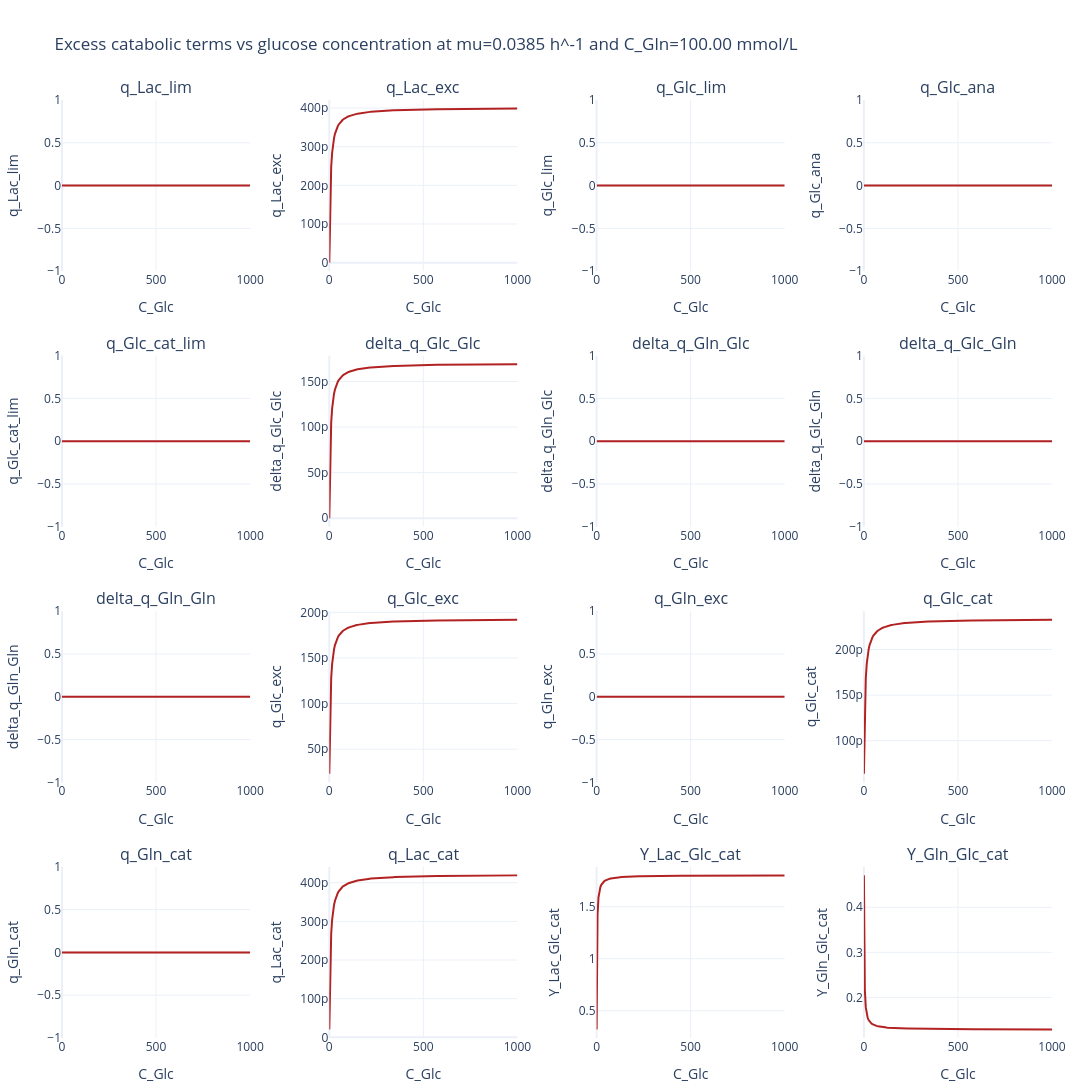
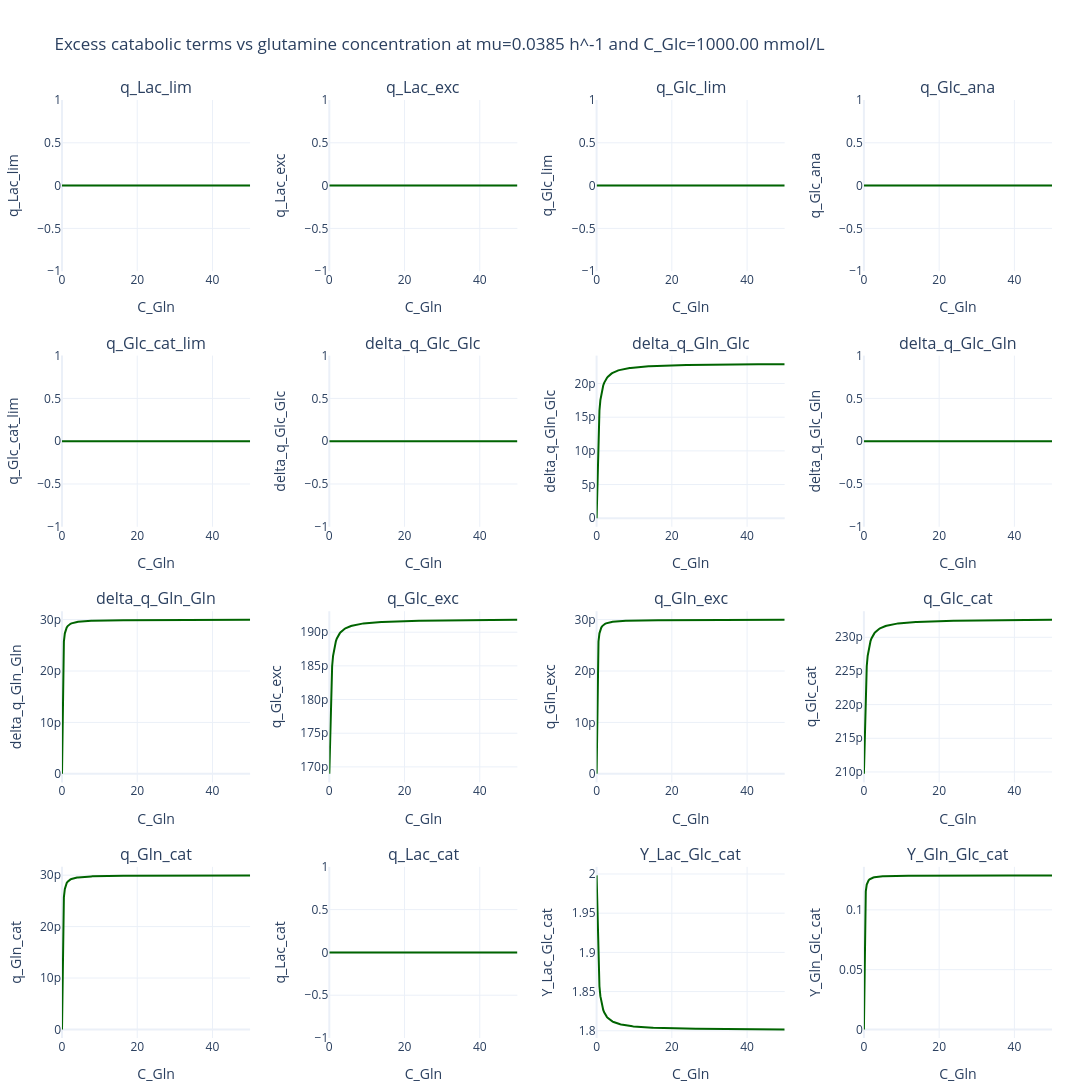
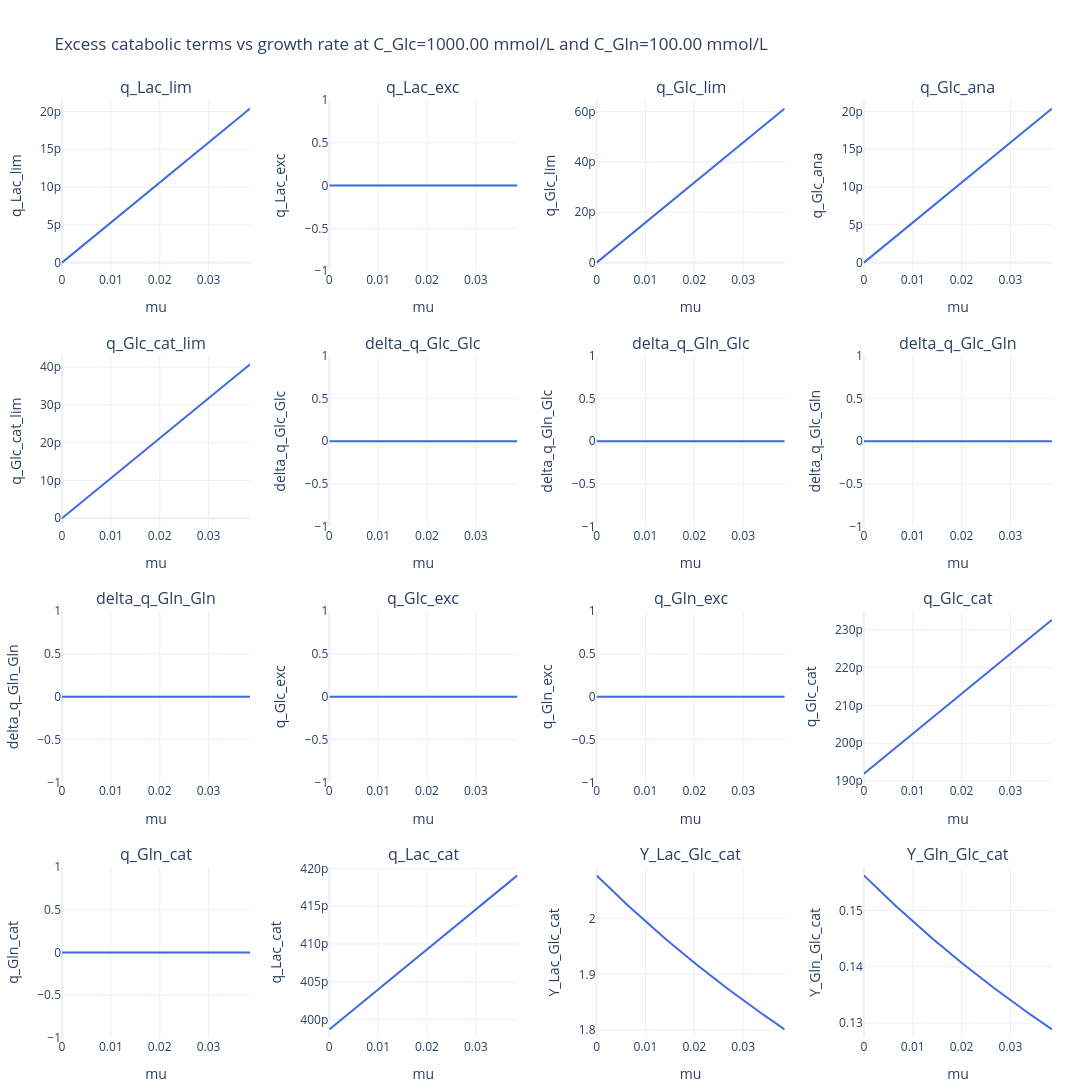

The notebook cell these images were saved under, in order:
### Markdown cell above
## Sweep

### Code cell
logged_terms = [
    "q_Lac_lim",
    "q_Lac_exc",
    "q_Glc_lim",
    "q_Glc_ana",
    "q_Glc_cat_lim",
    "delta_q_Glc_Glc",
    "delta_q_Gln_Glc",
    "delta_q_Glc_Gln",
    "delta_q_Gln_Gln",
    "q_Glc_exc",
    "q_Gln_exc",
    "q_Glc_cat",
    "q_Gln_cat",
    "q_Lac_cat",
    "Y_Lac_Glc_cat",
    "Y_Gln_Glc_cat",
]

def sweep_cat_yield_terms(
    model,
    sweep_var,
    sweep_values,
    *,
    mu=None,
    C_Glc=None,
    C_Gln=None,
):
    fixed_inputs = {"mu": mu, "C_Glc": C_Glc, "C_Gln": C_Gln}
    if sweep_var not in fixed_inputs:
        raise ValueError(f"Unknown sweep variable: {sweep_var}")

    rows = []
    for value in sweep_values:
        inputs = fixed_inputs.copy()
        inputs[sweep_var] = float(value)
        terms = model.get_cat_yield_terms(**inputs)
        rows.append({**inputs, **terms})

    return pd.DataFrame(rows)

def plot_cat_yield_sweep(df, x_col, title, color):
    positions = [
        (1, 1), (1, 2), (1, 3), (1, 4),
        (2, 1), (2, 2), (2, 3), (2, 4),
        (3, 1), (3, 2), (3, 3), (3, 4),
        (4, 1), (4, 2), (4, 3), (4, 4),
    ]

    fig = make_subplots(
        rows=4,
        cols=4,
        subplot_titles=logged_terms,
        horizontal_spacing=0.08,
        vertical_spacing=0.09,
    )

    for term, (row, col) in zip(logged_terms, positions):
        fig.add_trace(
            go.Scatter(
                x=df[x_col],
                y=df[term],
                mode="lines",
                line=dict(color=color, width=2),
                showlegend=False,
                name=term,
            ),
            row=row,
            col=col,
        )
        fig.update_yaxes(title_text=term, row=row, col=col)

    fig.update_xaxes(title_text=x_col)
    fig.update_layout(
        title_text=title,
        height=1400,
        width=1400,
        template="plotly_white",
        margin=dict(t=100, l=40, r=40, b=40),
    )
    return fig

mu_fixed = mu_max
C_Glc_fixed = 1000
C_Gln_fixed = 100

glc_sweep = sweep_cat_yield_terms(
    kin_exc,
    "C_Glc",
    np.linspace(0.0, 1000.0, 200),
    mu=mu_fixed,
    C_Gln=C_Gln_fixed,
)

gln_sweep = sweep_cat_yield_terms(
    kin_exc,
    "C_Gln",
    np.linspace(0.0, 50.0, 200),
    mu=mu_fixed,
    C_Glc=C_Glc_fixed,
)

mu_sweep = sweep_cat_yield_terms(
    kin_exc,
    "mu",
    np.linspace(0.0, mu_max, 200),
    C_Glc=C_Glc_fixed,
    C_Gln=C_Gln_fixed,
)

preview_cols = ["mu", "C_Glc", "C_Gln"] + logged_terms
display(glc_sweep[preview_cols].head())

fig_glc = plot_cat_yield_sweep(
    glc_sweep,
    "C_Glc",
    f"Excess catabolic terms vs glucose concentration at mu={mu_fixed:.4f} h^-1 and C_Gln={C_Gln_fixed:.2f} mmol/L",
    color="firebrick",
)
fig_gln = plot_cat_yield_sweep(
    gln_sweep,
    "C_Gln",
    f"Excess catabolic terms vs glutamine concentration at mu={mu_fixed:.4f} h^-1 and C_Glc={C_Glc_fixed:.2f} mmol/L",
    color="darkgreen",
)
fig_mu = plot_cat_yield_sweep(
    mu_sweep,
    "mu",
    f"Excess catabolic terms vs growth rate at C_Glc={C_Glc_fixed:.2f} mmol/L and C_Gln={C_Gln_fixed:.2f} mmol/L",
    color="royalblue",
)

fig_glc.show()
fig_gln.show()
fig_mu.show()

### Figure 1 — Plotly figure (JSON) as saved in the notebook; plotly's stock layout.template omitted (floating-point values rounded to 4 significant figures; data arrays with more than 128 entries replaced by an {"elided": "..."} marker saying what was removed)
{"data": [{"line": {"color": "firebrick", "width": 2}, "mode": "lines", "name": "q_Lac_lim", "showlegend": false, "type": "scatter", "x": {"elided": "200 float values"}, "xaxis": "x", "y": {"elided": "200 float values"}, "yaxis": "y"}, {"line": {"color": "firebrick", "width": 2}, "mode": "lines", "name": "q_Lac_exc", "showlegend": false, "type": "scatter", "x": {"elided": "200 float values"}, "xaxis": "x2", "y": {"elided": "200 float values"}, "yaxis": "y2"}, {"line": {"color": "firebrick", "width": 2}, "mode": "lines", "name": "q_Glc_lim", "showlegend": false, "type": "scatter", "x": {"elided": "200 float values"}, "xaxis": "x3", "y": {"elided": "200 float values"}, "yaxis": "y3"}, {"line": {"color": "firebrick", "width": 2}, "mode": "lines", "name": "q_Glc_ana", "showlegend": false, "type": "scatter", "x": {"elided": "200 float values"}, "xaxis": "x4", "y": {"elided": "200 float values"}, "yaxis": "y4"}, {"line": {"color": "firebrick", "width": 2}, "mode": "lines", "name": "q_Glc_cat_lim", "showlegend": false, "type": "scatter", "x": {"elided": "200 float values"}, "xaxis": "x5", "y": {"elided": "200 float values"}, "yaxis": "y5"}, {"line": {"color": "firebrick", "width": 2}, "mode": "lines", "name": "delta_q_Glc_Glc", "showlegend": false, "type": "scatter", "x": {"elided": "200 float values"}, "xaxis": "x6", "y": {"elided": "200 float values"}, "yaxis": "y6"}, {"line": {"color": "firebrick", "width": 2}, "mode": "lines", "name": "delta_q_Gln_Glc", "showlegend": false, "type": "scatter", "x": {"elided": "200 float values"}, "xaxis": "x7", "y": {"elided": "200 float values"}, "yaxis": "y7"}, {"line": {"color": "firebrick", "width": 2}, "mode": "lines", "name": "delta_q_Glc_Gln", "showlegend": false, "type": "scatter", "x": {"elided": "200 float values"}, "xaxis": "x8", "y": {"elided": "200 float values"}, "yaxis": "y8"}, {"line": {"color": "firebrick", "width": 2}, "mode": "lines", "name": "delta_q_Gln_Gln", "showlegend": false, "type": "scatter", "x": {"elided": "200 float values"}, "xaxis": "x9", "y": {"elided": "200 float values"}, "yaxis": "y9"}, {"line": {"color": "firebrick", "width": 2}, "mode": "lines", "name": "q_Glc_exc", "showlegend": false, "type": "scatter", "x": {"elided": "200 float values"}, "xaxis": "x10", "y": {"elided": "200 float values"}, "yaxis": "y10"}, {"line": {"color": "firebrick", "width": 2}, "mode": "lines", "name": "q_Gln_exc", "showlegend": false, "type": "scatter", "x": {"elided": "200 float values"}, "xaxis": "x11", "y": {"elided": "200 float values"}, "yaxis": "y11"}, {"line": {"color": "firebrick", "width": 2}, "mode": "lines", "name": "q_Glc_cat", "showlegend": false, "type": "scatter", "x": {"elided": "200 float values"}, "xaxis": "x12", "y": {"elided": "200 float values"}, "yaxis": "y12"}, {"line": {"color": "firebrick", "width": 2}, "mode": "lines", "name": "q_Gln_cat", "showlegend": false, "type": "scatter", "x": {"elided": "200 float values"}, "xaxis": "x13", "y": {"elided": "200 float values"}, "yaxis": "y13"}, {"line": {"color": "firebrick", "width": 2}, "mode": "lines", "name": "q_Lac_cat", "showlegend": false, "type": "scatter", "x": {"elided": "200 float values"}, "xaxis": "x14", "y": {"elided": "200 float values"}, "yaxis": "y14"}, {"line": {"color": "firebrick", "width": 2}, "mode": "lines", "name": "Y_Lac_Glc_cat", "showlegend": false, "type": "scatter", "x": {"elided": "200 float values"}, "xaxis": "x15", "y": {"elided": "200 float values"}, "yaxis": "y15"}, {"line": {"color": "firebrick", "width": 2}, "mode": "lines", "name": "Y_Gln_Glc_cat", "showlegend": false, "type": "scatter", "x": {"elided": "200 float values"}, "xaxis": "x16", "y": {"elided": "200 float values"}, "yaxis": "y16"}], "layout": {"annotations": [{"font": {"size": 16}, "showarrow": false, "text": "q_Lac_lim", "x": 0.095, "xanchor": "center", "xref": "paper", "y": 1, "yanchor": "bottom", "yref": "paper"}, {"font": {"size": 16}, "showarrow": false, "text": "q_Lac_exc", "x": 0.365, "xanchor": "center", "xref": "paper", "y": 1, "yanchor": "bottom", "yref": "paper"}, {"font": {"size": 16}, "showarrow": false, "text": "q_Glc_lim", "x": 0.635, "xanchor": "center", "xref": "paper", "y": 1, "yanchor": "bottom", "yref": "paper"}, {"font": {"size": 16}, "showarrow": false, "text": "q_Glc_ana", "x": 0.905, "xanchor": "center", "xref": "paper", "y": 1, "yanchor": "bottom", "yref": "paper"}, {"font": {"size": 16}, "showarrow": false, "text": "q_Glc_cat_lim", "x": 0.095, "xanchor": "center", "xref": "paper", "y": 0.7275, "yanchor": "bottom", "yref": "paper"}, {"font": {"size": 16}, "showarrow": false, "text": "delta_q_Glc_Glc", "x": 0.365, "xanchor": "center", "xref": "paper", "y": 0.7275, "yanchor": "bottom", "yref": "paper"}, {"font": {"size": 16}, "showarrow": false, "text": "delta_q_Gln_Glc", "x": 0.635, "xanchor": "center", "xref": "paper", "y": 0.7275, "yanchor": "bottom", "yref": "paper"}, {"font": {"size": 16}, "showarrow": false, "text": "delta_q_Glc_Gln", "x": 0.905, "xanchor": "center", "xref": "paper", "y": 0.7275, "yanchor": "bottom", "yref": "paper"}, {"font": {"size": 16}, "showarrow": false, "text": "delta_q_Gln_Gln", "x": 0.095, "xanchor": "center", "xref": "paper", "y": 0.455, "yanchor": "bottom", "yref": "paper"}, {"font": {"size": 16}, "showarrow": false, "text": "q_Glc_exc", "x": 0.365, "xanchor": "center", "xref": "paper", "y": 0.455, "yanchor": "bottom", "yref": "paper"}, {"font": {"size": 16}, "showarrow": false, "text": "q_Gln_exc", "x": 0.635, "xanchor": "center", "xref": "paper", "y": 0.455, "yanchor": "bottom", "yref": "paper"}, {"font": {"size": 16}, "showarrow": false, "text": "q_Glc_cat", "x": 0.905, "xanchor": "center", "xref": "paper", "y": 0.455, "yanchor": "bottom", "yref": "paper"}, {"font": {"size": 16}, "showarrow": false, "text": "q_Gln_cat", "x": 0.095, "xanchor": "center", "xref": "paper", "y": 0.1825, "yanchor": "bottom", "yref": "paper"}, {"font": {"size": 16}, "showarrow": false, "text": "q_Lac_cat", "x": 0.365, "xanchor": "center", "xref": "paper", "y": 0.1825, "yanchor": "bottom", "yref": "paper"}, {"font": {"size": 16}, "showarrow": false, "text": "Y_Lac_Glc_cat", "x": 0.635, "xanchor": "center", "xref": "paper", "y": 0.1825, "yanchor": "bottom", "yref": "paper"}, {"font": {"size": 16}, "showarrow": false, "text": "Y_Gln_Glc_cat", "x": 0.905, "xanchor": "center", "xref": "paper", "y": 0.1825, "yanchor": "bottom", "yref": "paper"}], "height": 1400, "margin": {"b": 40, "l": 40, "r": 40, "t": 100}, "title": {"text": "Excess catabolic terms vs glucose concentration at mu=0.0385 h^-1 and C_Gln=100.00 mmol/L"}, "width": 1400, "xaxis": {"anchor": "y", "domain": [0, 0.19], "title": {"text": "C_Glc"}}, "xaxis10": {"anchor": "y10", "domain": [0.27, 0.46], "title": {"text": "C_Glc"}}, "xaxis11": {"anchor": "y11", "domain": [0.54, 0.73], "title": {"text": "C_Glc"}}, "xaxis12": {"anchor": "y12", "domain": [0.81, 1], "title": {"text": "C_Glc"}}, "xaxis13": {"anchor": "y13", "domain": [0, 0.19], "title": {"text": "C_Glc"}}, "xaxis14": {"anchor": "y14", "domain": [0.27, 0.46], "title": {"text": "C_Glc"}}, "xaxis15": {"anchor": "y15", "domain": [0.54, 0.73], "title": {"text": "C_Glc"}}, "xaxis16": {"anchor": "y16", "domain": [0.81, 1], "title": {"text": "C_Glc"}}, "xaxis2": {"anchor": "y2", "domain": [0.27, 0.46], "title": {"text": "C_Glc"}}, "xaxis3": {"anchor": "y3", "domain": [0.54, 0.73], "title": {"text": "C_Glc"}}, "xaxis4": {"anchor": "y4", "domain": [0.81, 1], "title": {"text": "C_Glc"}}, "xaxis5": {"anchor": "y5", "domain": [0, 0.19], "title": {"text": "C_Glc"}}, "xaxis6": {"anchor": "y6", "domain": [0.27, 0.46], "title": {"text": "C_Glc"}}, "xaxis7": {"anchor": "y7", "domain": [0.54, 0.73], "title": {"text": "C_Glc"}}, "xaxis8": {"anchor": "y8", "domain": [0.81, 1], "title": {"text": "C_Glc"}}, "xaxis9": {"anchor": "y9", "domain": [0, 0.19], "title": {"text": "C_Glc"}}, "yaxis": {"anchor": "x", "domain": [0.8175, 1], "title": {"text": "q_Lac_lim"}}, "yaxis10": {"anchor": "x10", "domain": [0.2725, 0.455], "title": {"text": "q_Glc_exc"}}, "yaxis11": {"anchor": "x11", "domain": [0.2725, 0.455], "title": {"text": "q_Gln_exc"}}, "yaxis12": {"anchor": "x12", "domain": [0.2725, 0.455], "title": {"text": "q_Glc_cat"}}, "yaxis13": {"anchor": "x13", "domain": [0, 0.1825], "title": {"text": "q_Gln_cat"}}, "yaxis14": {"anchor": "x14", "domain": [0, 0.1825], "title": {"text": "q_Lac_cat"}}, "yaxis15": {"anchor": "x15", "domain": [0, 0.1825], "title": {"text": "Y_Lac_Glc_cat"}}, "yaxis16": {"anchor": "x16", "domain": [0, 0.1825], "title": {"text": "Y_Gln_Glc_cat"}}, "yaxis2": {"anchor": "x2", "domain": [0.8175, 1], "title": {"text": "q_Lac_exc"}}, "yaxis3": {"anchor": "x3", "domain": [0.8175, 1], "title": {"text": "q_Glc_lim"}}, "yaxis4": {"anchor": "x4", "domain": [0.8175, 1], "title": {"text": "q_Glc_ana"}}, "yaxis5": {"anchor": "x5", "domain": [0.545, 0.7275], "title": {"text": "q_Glc_cat_lim"}}, "yaxis6": {"anchor": "x6", "domain": [0.545, 0.7275], "title": {"text": "delta_q_Glc_Glc"}}, "yaxis7": {"anchor": "x7", "domain": [0.545, 0.7275], "title": {"text": "delta_q_Gln_Glc"}}, "yaxis8": {"anchor": "x8", "domain": [0.545, 0.7275], "title": {"text": "delta_q_Glc_Gln"}}, "yaxis9": {"anchor": "x9", "domain": [0.2725, 0.455], "title": {"text": "delta_q_Gln_Gln"}}}}

### Figure 2 — Plotly figure (JSON) as saved in the notebook; plotly's stock layout.template omitted (floating-point values rounded to 4 significant figures; data arrays with more than 128 entries replaced by an {"elided": "..."} marker saying what was removed)
{"data": [{"line": {"color": "darkgreen", "width": 2}, "mode": "lines", "name": "q_Lac_lim", "showlegend": false, "type": "scatter", "x": {"elided": "200 float values"}, "xaxis": "x", "y": {"elided": "200 float values"}, "yaxis": "y"}, {"line": {"color": "darkgreen", "width": 2}, "mode": "lines", "name": "q_Lac_exc", "showlegend": false, "type": "scatter", "x": {"elided": "200 float values"}, "xaxis": "x2", "y": {"elided": "200 float values"}, "yaxis": "y2"}, {"line": {"color": "darkgreen", "width": 2}, "mode": "lines", "name": "q_Glc_lim", "showlegend": false, "type": "scatter", "x": {"elided": "200 float values"}, "xaxis": "x3", "y": {"elided": "200 float values"}, "yaxis": "y3"}, {"line": {"color": "darkgreen", "width": 2}, "mode": "lines", "name": "q_Glc_ana", "showlegend": false, "type": "scatter", "x": {"elided": "200 float values"}, "xaxis": "x4", "y": {"elided": "200 float values"}, "yaxis": "y4"}, {"line": {"color": "darkgreen", "width": 2}, "mode": "lines", "name": "q_Glc_cat_lim", "showlegend": false, "type": "scatter", "x": {"elided": "200 float values"}, "xaxis": "x5", "y": {"elided": "200 float values"}, "yaxis": "y5"}, {"line": {"color": "darkgreen", "width": 2}, "mode": "lines", "name": "delta_q_Glc_Glc", "showlegend": false, "type": "scatter", "x": {"elided": "200 float values"}, "xaxis": "x6", "y": {"elided": "200 float values"}, "yaxis": "y6"}, {"line": {"color": "darkgreen", "width": 2}, "mode": "lines", "name": "delta_q_Gln_Glc", "showlegend": false, "type": "scatter", "x": {"elided": "200 float values"}, "xaxis": "x7", "y": {"elided": "200 float values"}, "yaxis": "y7"}, {"line": {"color": "darkgreen", "width": 2}, "mode": "lines", "name": "delta_q_Glc_Gln", "showlegend": false, "type": "scatter", "x": {"elided": "200 float values"}, "xaxis": "x8", "y": {"elided": "200 float values"}, "yaxis": "y8"}, {"line": {"color": "darkgreen", "width": 2}, "mode": "lines", "name": "delta_q_Gln_Gln", "showlegend": false, "type": "scatter", "x": {"elided": "200 float values"}, "xaxis": "x9", "y": {"elided": "200 float values"}, "yaxis": "y9"}, {"line": {"color": "darkgreen", "width": 2}, "mode": "lines", "name": "q_Glc_exc", "showlegend": false, "type": "scatter", "x": {"elided": "200 float values"}, "xaxis": "x10", "y": {"elided": "200 float values"}, "yaxis": "y10"}, {"line": {"color": "darkgreen", "width": 2}, "mode": "lines", "name": "q_Gln_exc", "showlegend": false, "type": "scatter", "x": {"elided": "200 float values"}, "xaxis": "x11", "y": {"elided": "200 float values"}, "yaxis": "y11"}, {"line": {"color": "darkgreen", "width": 2}, "mode": "lines", "name": "q_Glc_cat", "showlegend": false, "type": "scatter", "x": {"elided": "200 float values"}, "xaxis": "x12", "y": {"elided": "200 float values"}, "yaxis": "y12"}, {"line": {"color": "darkgreen", "width": 2}, "mode": "lines", "name": "q_Gln_cat", "showlegend": false, "type": "scatter", "x": {"elided": "200 float values"}, "xaxis": "x13", "y": {"elided": "200 float values"}, "yaxis": "y13"}, {"line": {"color": "darkgreen", "width": 2}, "mode": "lines", "name": "q_Lac_cat", "showlegend": false, "type": "scatter", "x": {"elided": "200 float values"}, "xaxis": "x14", "y": {"elided": "200 float values"}, "yaxis": "y14"}, {"line": {"color": "darkgreen", "width": 2}, "mode": "lines", "name": "Y_Lac_Glc_cat", "showlegend": false, "type": "scatter", "x": {"elided": "200 float values"}, "xaxis": "x15", "y": {"elided": "200 float values"}, "yaxis": "y15"}, {"line": {"color": "darkgreen", "width": 2}, "mode": "lines", "name": "Y_Gln_Glc_cat", "showlegend": false, "type": "scatter", "x": {"elided": "200 float values"}, "xaxis": "x16", "y": {"elided": "200 float values"}, "yaxis": "y16"}], "layout": {"annotations": [{"font": {"size": 16}, "showarrow": false, "text": "q_Lac_lim", "x": 0.095, "xanchor": "center", "xref": "paper", "y": 1, "yanchor": "bottom", "yref": "paper"}, {"font": {"size": 16}, "showarrow": false, "text": "q_Lac_exc", "x": 0.365, "xanchor": "center", "xref": "paper", "y": 1, "yanchor": "bottom", "yref": "paper"}, {"font": {"size": 16}, "showarrow": false, "text": "q_Glc_lim", "x": 0.635, "xanchor": "center", "xref": "paper", "y": 1, "yanchor": "bottom", "yref": "paper"}, {"font": {"size": 16}, "showarrow": false, "text": "q_Glc_ana", "x": 0.905, "xanchor": "center", "xref": "paper", "y": 1, "yanchor": "bottom", "yref": "paper"}, {"font": {"size": 16}, "showarrow": false, "text": "q_Glc_cat_lim", "x": 0.095, "xanchor": "center", "xref": "paper", "y": 0.7275, "yanchor": "bottom", "yref": "paper"}, {"font": {"size": 16}, "showarrow": false, "text": "delta_q_Glc_Glc", "x": 0.365, "xanchor": "center", "xref": "paper", "y": 0.7275, "yanchor": "bottom", "yref": "paper"}, {"font": {"size": 16}, "showarrow": false, "text": "delta_q_Gln_Glc", "x": 0.635, "xanchor": "center", "xref": "paper", "y": 0.7275, "yanchor": "bottom", "yref": "paper"}, {"font": {"size": 16}, "showarrow": false, "text": "delta_q_Glc_Gln", "x": 0.905, "xanchor": "center", "xref": "paper", "y": 0.7275, "yanchor": "bottom", "yref": "paper"}, {"font": {"size": 16}, "showarrow": false, "text": "delta_q_Gln_Gln", "x": 0.095, "xanchor": "center", "xref": "paper", "y": 0.455, "yanchor": "bottom", "yref": "paper"}, {"font": {"size": 16}, "showarrow": false, "text": "q_Glc_exc", "x": 0.365, "xanchor": "center", "xref": "paper", "y": 0.455, "yanchor": "bottom", "yref": "paper"}, {"font": {"size": 16}, "showarrow": false, "text": "q_Gln_exc", "x": 0.635, "xanchor": "center", "xref": "paper", "y": 0.455, "yanchor": "bottom", "yref": "paper"}, {"font": {"size": 16}, "showarrow": false, "text": "q_Glc_cat", "x": 0.905, "xanchor": "center", "xref": "paper", "y": 0.455, "yanchor": "bottom", "yref": "paper"}, {"font": {"size": 16}, "showarrow": false, "text": "q_Gln_cat", "x": 0.095, "xanchor": "center", "xref": "paper", "y": 0.1825, "yanchor": "bottom", "yref": "paper"}, {"font": {"size": 16}, "showarrow": false, "text": "q_Lac_cat", "x": 0.365, "xanchor": "center", "xref": "paper", "y": 0.1825, "yanchor": "bottom", "yref": "paper"}, {"font": {"size": 16}, "showarrow": false, "text": "Y_Lac_Glc_cat", "x": 0.635, "xanchor": "center", "xref": "paper", "y": 0.1825, "yanchor": "bottom", "yref": "paper"}, {"font": {"size": 16}, "showarrow": false, "text": "Y_Gln_Glc_cat", "x": 0.905, "xanchor": "center", "xref": "paper", "y": 0.1825, "yanchor": "bottom", "yref": "paper"}], "height": 1400, "margin": {"b": 40, "l": 40, "r": 40, "t": 100}, "title": {"text": "Excess catabolic terms vs glutamine concentration at mu=0.0385 h^-1 and C_Glc=1000.00 mmol/L"}, "width": 1400, "xaxis": {"anchor": "y", "domain": [0, 0.19], "title": {"text": "C_Gln"}}, "xaxis10": {"anchor": "y10", "domain": [0.27, 0.46], "title": {"text": "C_Gln"}}, "xaxis11": {"anchor": "y11", "domain": [0.54, 0.73], "title": {"text": "C_Gln"}}, "xaxis12": {"anchor": "y12", "domain": [0.81, 1], "title": {"text": "C_Gln"}}, "xaxis13": {"anchor": "y13", "domain": [0, 0.19], "title": {"text": "C_Gln"}}, "xaxis14": {"anchor": "y14", "domain": [0.27, 0.46], "title": {"text": "C_Gln"}}, "xaxis15": {"anchor": "y15", "domain": [0.54, 0.73], "title": {"text": "C_Gln"}}, "xaxis16": {"anchor": "y16", "domain": [0.81, 1], "title": {"text": "C_Gln"}}, "xaxis2": {"anchor": "y2", "domain": [0.27, 0.46], "title": {"text": "C_Gln"}}, "xaxis3": {"anchor": "y3", "domain": [0.54, 0.73], "title": {"text": "C_Gln"}}, "xaxis4": {"anchor": "y4", "domain": [0.81, 1], "title": {"text": "C_Gln"}}, "xaxis5": {"anchor": "y5", "domain": [0, 0.19], "title": {"text": "C_Gln"}}, "xaxis6": {"anchor": "y6", "domain": [0.27, 0.46], "title": {"text": "C_Gln"}}, "xaxis7": {"anchor": "y7", "domain": [0.54, 0.73], "title": {"text": "C_Gln"}}, "xaxis8": {"anchor": "y8", "domain": [0.81, 1], "title": {"text": "C_Gln"}}, "xaxis9": {"anchor": "y9", "domain": [0, 0.19], "title": {"text": "C_Gln"}}, "yaxis": {"anchor": "x", "domain": [0.8175, 1], "title": {"text": "q_Lac_lim"}}, "yaxis10": {"anchor": "x10", "domain": [0.2725, 0.455], "title": {"text": "q_Glc_exc"}}, "yaxis11": {"anchor": "x11", "domain": [0.2725, 0.455], "title": {"text": "q_Gln_exc"}}, "yaxis12": {"anchor": "x12", "domain": [0.2725, 0.455], "title": {"text": "q_Glc_cat"}}, "yaxis13": {"anchor": "x13", "domain": [0, 0.1825], "title": {"text": "q_Gln_cat"}}, "yaxis14": {"anchor": "x14", "domain": [0, 0.1825], "title": {"text": "q_Lac_cat"}}, "yaxis15": {"anchor": "x15", "domain": [0, 0.1825], "title": {"text": "Y_Lac_Glc_cat"}}, "yaxis16": {"anchor": "x16", "domain": [0, 0.1825], "title": {"text": "Y_Gln_Glc_cat"}}, "yaxis2": {"anchor": "x2", "domain": [0.8175, 1], "title": {"text": "q_Lac_exc"}}, "yaxis3": {"anchor": "x3", "domain": [0.8175, 1], "title": {"text": "q_Glc_lim"}}, "yaxis4": {"anchor": "x4", "domain": [0.8175, 1], "title": {"text": "q_Glc_ana"}}, "yaxis5": {"anchor": "x5", "domain": [0.545, 0.7275], "title": {"text": "q_Glc_cat_lim"}}, "yaxis6": {"anchor": "x6", "domain": [0.545, 0.7275], "title": {"text": "delta_q_Glc_Glc"}}, "yaxis7": {"anchor": "x7", "domain": [0.545, 0.7275], "title": {"text": "delta_q_Gln_Glc"}}, "yaxis8": {"anchor": "x8", "domain": [0.545, 0.7275], "title": {"text": "delta_q_Glc_Gln"}}, "yaxis9": {"anchor": "x9", "domain": [0.2725, 0.455], "title": {"text": "delta_q_Gln_Gln"}}}}

### Figure 3 — Plotly figure (JSON) as saved in the notebook; plotly's stock layout.template omitted (floating-point values rounded to 4 significant figures; data arrays with more than 128 entries replaced by an {"elided": "..."} marker saying what was removed)
{"data": [{"line": {"color": "royalblue", "width": 2}, "mode": "lines", "name": "q_Lac_lim", "showlegend": false, "type": "scatter", "x": {"elided": "200 float values"}, "xaxis": "x", "y": {"elided": "200 float values"}, "yaxis": "y"}, {"line": {"color": "royalblue", "width": 2}, "mode": "lines", "name": "q_Lac_exc", "showlegend": false, "type": "scatter", "x": {"elided": "200 float values"}, "xaxis": "x2", "y": {"elided": "200 float values"}, "yaxis": "y2"}, {"line": {"color": "royalblue", "width": 2}, "mode": "lines", "name": "q_Glc_lim", "showlegend": false, "type": "scatter", "x": {"elided": "200 float values"}, "xaxis": "x3", "y": {"elided": "200 float values"}, "yaxis": "y3"}, {"line": {"color": "royalblue", "width": 2}, "mode": "lines", "name": "q_Glc_ana", "showlegend": false, "type": "scatter", "x": {"elided": "200 float values"}, "xaxis": "x4", "y": {"elided": "200 float values"}, "yaxis": "y4"}, {"line": {"color": "royalblue", "width": 2}, "mode": "lines", "name": "q_Glc_cat_lim", "showlegend": false, "type": "scatter", "x": {"elided": "200 float values"}, "xaxis": "x5", "y": {"elided": "200 float values"}, "yaxis": "y5"}, {"line": {"color": "royalblue", "width": 2}, "mode": "lines", "name": "delta_q_Glc_Glc", "showlegend": false, "type": "scatter", "x": {"elided": "200 float values"}, "xaxis": "x6", "y": {"elided": "200 float values"}, "yaxis": "y6"}, {"line": {"color": "royalblue", "width": 2}, "mode": "lines", "name": "delta_q_Gln_Glc", "showlegend": false, "type": "scatter", "x": {"elided": "200 float values"}, "xaxis": "x7", "y": {"elided": "200 float values"}, "yaxis": "y7"}, {"line": {"color": "royalblue", "width": 2}, "mode": "lines", "name": "delta_q_Glc_Gln", "showlegend": false, "type": "scatter", "x": {"elided": "200 float values"}, "xaxis": "x8", "y": {"elided": "200 float values"}, "yaxis": "y8"}, {"line": {"color": "royalblue", "width": 2}, "mode": "lines", "name": "delta_q_Gln_Gln", "showlegend": false, "type": "scatter", "x": {"elided": "200 float values"}, "xaxis": "x9", "y": {"elided": "200 float values"}, "yaxis": "y9"}, {"line": {"color": "royalblue", "width": 2}, "mode": "lines", "name": "q_Glc_exc", "showlegend": false, "type": "scatter", "x": {"elided": "200 float values"}, "xaxis": "x10", "y": {"elided": "200 float values"}, "yaxis": "y10"}, {"line": {"color": "royalblue", "width": 2}, "mode": "lines", "name": "q_Gln_exc", "showlegend": false, "type": "scatter", "x": {"elided": "200 float values"}, "xaxis": "x11", "y": {"elided": "200 float values"}, "yaxis": "y11"}, {"line": {"color": "royalblue", "width": 2}, "mode": "lines", "name": "q_Glc_cat", "showlegend": false, "type": "scatter", "x": {"elided": "200 float values"}, "xaxis": "x12", "y": {"elided": "200 float values"}, "yaxis": "y12"}, {"line": {"color": "royalblue", "width": 2}, "mode": "lines", "name": "q_Gln_cat", "showlegend": false, "type": "scatter", "x": {"elided": "200 float values"}, "xaxis": "x13", "y": {"elided": "200 float values"}, "yaxis": "y13"}, {"line": {"color": "royalblue", "width": 2}, "mode": "lines", "name": "q_Lac_cat", "showlegend": false, "type": "scatter", "x": {"elided": "200 float values"}, "xaxis": "x14", "y": {"elided": "200 float values"}, "yaxis": "y14"}, {"line": {"color": "royalblue", "width": 2}, "mode": "lines", "name": "Y_Lac_Glc_cat", "showlegend": false, "type": "scatter", "x": {"elided": "200 float values"}, "xaxis": "x15", "y": {"elided": "200 float values"}, "yaxis": "y15"}, {"line": {"color": "royalblue", "width": 2}, "mode": "lines", "name": "Y_Gln_Glc_cat", "showlegend": false, "type": "scatter", "x": {"elided": "200 float values"}, "xaxis": "x16", "y": {"elided": "200 float values"}, "yaxis": "y16"}], "layout": {"annotations": [{"font": {"size": 16}, "showarrow": false, "text": "q_Lac_lim", "x": 0.095, "xanchor": "center", "xref": "paper", "y": 1, "yanchor": "bottom", "yref": "paper"}, {"font": {"size": 16}, "showarrow": false, "text": "q_Lac_exc", "x": 0.365, "xanchor": "center", "xref": "paper", "y": 1, "yanchor": "bottom", "yref": "paper"}, {"font": {"size": 16}, "showarrow": false, "text": "q_Glc_lim", "x": 0.635, "xanchor": "center", "xref": "paper", "y": 1, "yanchor": "bottom", "yref": "paper"}, {"font": {"size": 16}, "showarrow": false, "text": "q_Glc_ana", "x": 0.905, "xanchor": "center", "xref": "paper", "y": 1, "yanchor": "bottom", "yref": "paper"}, {"font": {"size": 16}, "showarrow": false, "text": "q_Glc_cat_lim", "x": 0.095, "xanchor": "center", "xref": "paper", "y": 0.7275, "yanchor": "bottom", "yref": "paper"}, {"font": {"size": 16}, "showarrow": false, "text": "delta_q_Glc_Glc", "x": 0.365, "xanchor": "center", "xref": "paper", "y": 0.7275, "yanchor": "bottom", "yref": "paper"}, {"font": {"size": 16}, "showarrow": false, "text": "delta_q_Gln_Glc", "x": 0.635, "xanchor": "center", "xref": "paper", "y": 0.7275, "yanchor": "bottom", "yref": "paper"}, {"font": {"size": 16}, "showarrow": false, "text": "delta_q_Glc_Gln", "x": 0.905, "xanchor": "center", "xref": "paper", "y": 0.7275, "yanchor": "bottom", "yref": "paper"}, {"font": {"size": 16}, "showarrow": false, "text": "delta_q_Gln_Gln", "x": 0.095, "xanchor": "center", "xref": "paper", "y": 0.455, "yanchor": "bottom", "yref": "paper"}, {"font": {"size": 16}, "showarrow": false, "text": "q_Glc_exc", "x": 0.365, "xanchor": "center", "xref": "paper", "y": 0.455, "yanchor": "bottom", "yref": "paper"}, {"font": {"size": 16}, "showarrow": false, "text": "q_Gln_exc", "x": 0.635, "xanchor": "center", "xref": "paper", "y": 0.455, "yanchor": "bottom", "yref": "paper"}, {"font": {"size": 16}, "showarrow": false, "text": "q_Glc_cat", "x": 0.905, "xanchor": "center", "xref": "paper", "y": 0.455, "yanchor": "bottom", "yref": "paper"}, {"font": {"size": 16}, "showarrow": false, "text": "q_Gln_cat", "x": 0.095, "xanchor": "center", "xref": "paper", "y": 0.1825, "yanchor": "bottom", "yref": "paper"}, {"font": {"size": 16}, "showarrow": false, "text": "q_Lac_cat", "x": 0.365, "xanchor": "center", "xref": "paper", "y": 0.1825, "yanchor": "bottom", "yref": "paper"}, {"font": {"size": 16}, "showarrow": false, "text": "Y_Lac_Glc_cat", "x": 0.635, "xanchor": "center", "xref": "paper", "y": 0.1825, "yanchor": "bottom", "yref": "paper"}, {"font": {"size": 16}, "showarrow": false, "text": "Y_Gln_Glc_cat", "x": 0.905, "xanchor": "center", "xref": "paper", "y": 0.1825, "yanchor": "bottom", "yref": "paper"}], "height": 1400, "margin": {"b": 40, "l": 40, "r": 40, "t": 100}, "title": {"text": "Excess catabolic terms vs growth rate at C_Glc=1000.00 mmol/L and C_Gln=100.00 mmol/L"}, "width": 1400, "xaxis": {"anchor": "y", "domain": [0, 0.19], "title": {"text": "mu"}}, "xaxis10": {"anchor": "y10", "domain": [0.27, 0.46], "title": {"text": "mu"}}, "xaxis11": {"anchor": "y11", "domain": [0.54, 0.73], "title": {"text": "mu"}}, "xaxis12": {"anchor": "y12", "domain": [0.81, 1], "title": {"text": "mu"}}, "xaxis13": {"anchor": "y13", "domain": [0, 0.19], "title": {"text": "mu"}}, "xaxis14": {"anchor": "y14", "domain": [0.27, 0.46], "title": {"text": "mu"}}, "xaxis15": {"anchor": "y15", "domain": [0.54, 0.73], "title": {"text": "mu"}}, "xaxis16": {"anchor": "y16", "domain": [0.81, 1], "title": {"text": "mu"}}, "xaxis2": {"anchor": "y2", "domain": [0.27, 0.46], "title": {"text": "mu"}}, "xaxis3": {"anchor": "y3", "domain": [0.54, 0.73], "title": {"text": "mu"}}, "xaxis4": {"anchor": "y4", "domain": [0.81, 1], "title": {"text": "mu"}}, "xaxis5": {"anchor": "y5", "domain": [0, 0.19], "title": {"text": "mu"}}, "xaxis6": {"anchor": "y6", "domain": [0.27, 0.46], "title": {"text": "mu"}}, "xaxis7": {"anchor": "y7", "domain": [0.54, 0.73], "title": {"text": "mu"}}, "xaxis8": {"anchor": "y8", "domain": [0.81, 1], "title": {"text": "mu"}}, "xaxis9": {"anchor": "y9", "domain": [0, 0.19], "title": {"text": "mu"}}, "yaxis": {"anchor": "x", "domain": [0.8175, 1], "title": {"text": "q_Lac_lim"}}, "yaxis10": {"anchor": "x10", "domain": [0.2725, 0.455], "title": {"text": "q_Glc_exc"}}, "yaxis11": {"anchor": "x11", "domain": [0.2725, 0.455], "title": {"text": "q_Gln_exc"}}, "yaxis12": {"anchor": "x12", "domain": [0.2725, 0.455], "title": {"text": "q_Glc_cat"}}, "yaxis13": {"anchor": "x13", "domain": [0, 0.1825], "title": {"text": "q_Gln_cat"}}, "yaxis14": {"anchor": "x14", "domain": [0, 0.1825], "title": {"text": "q_Lac_cat"}}, "yaxis15": {"anchor": "x15", "domain": [0, 0.1825], "title": {"text": "Y_Lac_Glc_cat"}}, "yaxis16": {"anchor": "x16", "domain": [0, 0.1825], "title": {"text": "Y_Gln_Glc_cat"}}, "yaxis2": {"anchor": "x2", "domain": [0.8175, 1], "title": {"text": "q_Lac_exc"}}, "yaxis3": {"anchor": "x3", "domain": [0.8175, 1], "title": {"text": "q_Glc_lim"}}, "yaxis4": {"anchor": "x4", "domain": [0.8175, 1], "title": {"text": "q_Glc_ana"}}, "yaxis5": {"anchor": "x5", "domain": [0.545, 0.7275], "title": {"text": "q_Glc_cat_lim"}}, "yaxis6": {"anchor": "x6", "domain": [0.545, 0.7275], "title": {"text": "delta_q_Glc_Glc"}}, "yaxis7": {"anchor": "x7", "domain": [0.545, 0.7275], "title": {"text": "delta_q_Gln_Glc"}}, "yaxis8": {"anchor": "x8", "domain": [0.545, 0.7275], "title": {"text": "delta_q_Glc_Gln"}}, "yaxis9": {"anchor": "x9", "domain": [0.2725, 0.455], "title": {"text": "delta_q_Gln_Gln"}}}}
